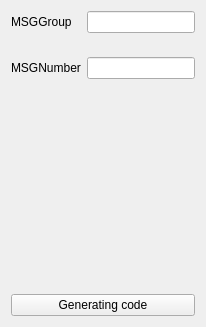
      <widget class="QWidget" name="page_14">
       <layout class="QGridLayout" name="gridLayout_10">
        <property name="verticalSpacing">
         <number>24</number>
        </property>
        <item row="0" column="0">
         <widget class="QLabel" name="label_23">
          <property name="text">
           <string>MSGGroup</string>
          </property>
         </widget>
        </item>
        <item row="0" column="1">
         <widget class="QLineEdit" name="lineEdit_msgGroup"/>
        </item>
        <item row="1" column="0">
         <widget class="QLabel" name="label_24">
          <property name="text">
           <string>MSGNumber</string>
          </property>
         </widget>
        </item>
        <item row="1" column="1">
         <widget class="QLineEdit" name="lineEdit_msgNumber"/>
        </item>
        <item row="2" column="1">
         <spacer name="verticalSpacer_9">
          <property name="orientation">
           <enum>Qt::Vertical</enum>
          </property>
          <property name="sizeHint" stdset="0">
           <size>
            <width>20</width>
            <height>191</height>
           </size>
          </property>
         </spacer>
        </item>
        <item row="3" column="0" colspan="2">
         <widget class="QPushButton" name="pushButton_GC14">
          <property name="layoutDirection">
           <enum>Qt::LeftToRight</enum>
          </property>
          <property name="text">
           <string>Generating code</string>
          </property>
         </widget>
        </item>
       </layout>
      </widget>
